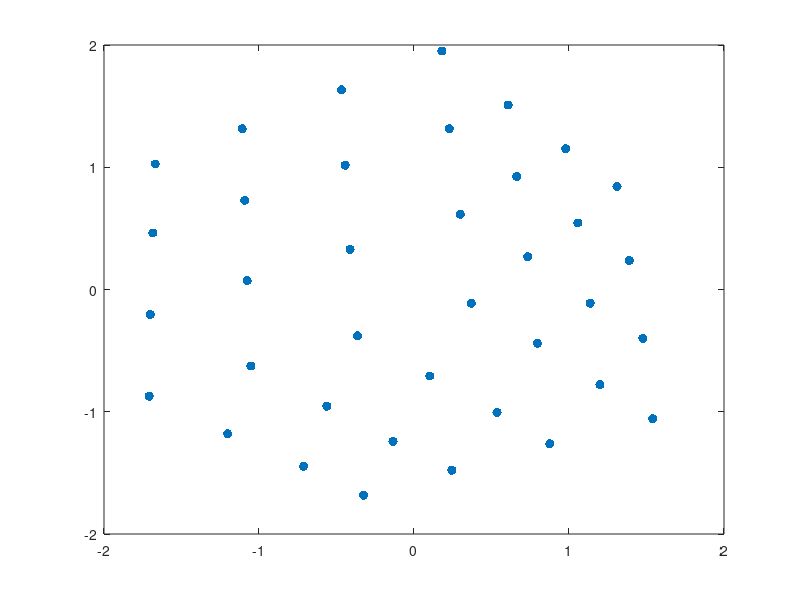
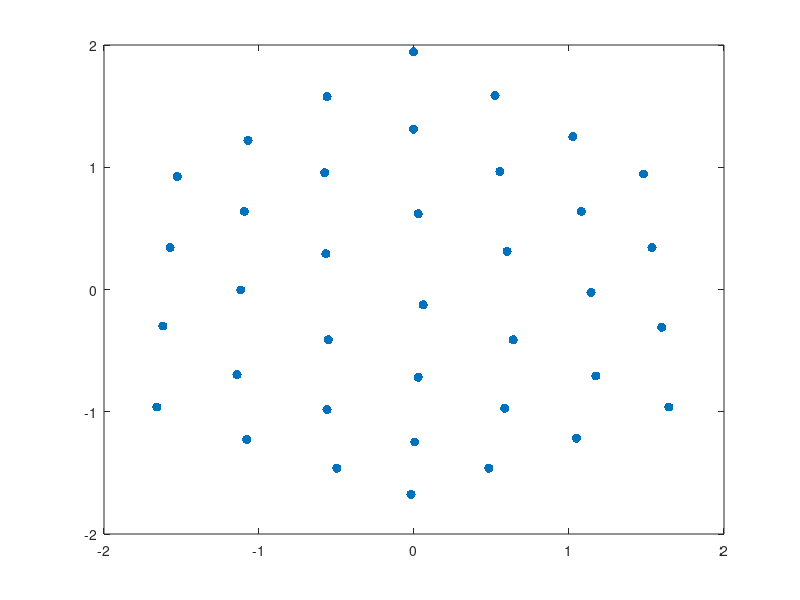

The MATLAB source for these figures, in order: (Note: this script raises an error after producing the figures.)
clear
close all;
load('compEx3data.mat');

std1 = std (x {1 }(1:2 ,:) ,0 ,2);

s1 = (std1(1) + std1(end))/2;
s1 = 1 /s1;

x1mean = mean (x {1 }(1:2 ,:) ,2);
x2mean = mean (x {2 }(1:2 ,:) ,2);

std2 = std (x {2 }(1:2 ,:) ,0 ,2);

s2 = (std2(1) + std2(end))/2;
s2 = 1 /s2;



N1 = [s1, 0, -s1*x1mean(1); 0 s1 -s1*x1mean(2); 0 0 1];
N2 = [s2, 0, -s2(1)*x2mean(1); 0 s2 -s2*x2mean(2); 0 0 1];





X = [Xmodel; ones(1,37)];






x1 = N1 * x{1};
x2 = N2 * x{2};




figure;
plot (x1 (1 ,:) , x1 (2 ,:) , '. ', 'Markersize' ,20)
figure;
plot (x2 (1 ,:) , x2 (2 ,:) , '. ', 'Markersize' ,20)



P1 = dltsolve(X, x1);
P1 = N1\P1;
if any(P1(:,3)<0)
    P1 = - P1;
end
x1 = P1 * X;
x1 = pflat(x1);


P2 = dltsolve(X, x2);
P2 = N2\P2;
%If the camera is turned the wrong way
if any(P2(:,3)<0)
    P2 = - P2;
end
x2 = P2 * X;
x2 = pflat(x2);



figure; 


im = imread ('cube1.jpg');   
hold on;
imagesc ( im );


plot (x1(1 ,:) , x1 (2 ,:),'. ', 'Markersize' ,20);
hold off;

figure;
im2 = imread ('cube2.jpg');
hold on;
imagesc ( im2 );
plot (x2 (1 ,:) , x2 (2 ,:) , '. ' , 'MarkerSize', 20)

P1*X

figure;
hold on;
plot3([Xmodel(1,startind);Xmodel(1,endind)],...
[Xmodel(2,startind);Xmodel(2,endind)],...
[Xmodel(3,startind);Xmodel(3,endind)] , 'b -' );
P1pos = pflat(null(P1));
p1dir=P1(3 ,1:3)/norm( P1(3 ,1:3));

P2pos = pflat(null(P2));
p2dir=P2(3 ,1:3)/norm( P2(3 ,1:3));


plot3 (P1pos (1 ,:) ,P1pos (2 ,:) , P1pos (3 ,:) , '. ', 'Markersize',20);
quiver3 (P1pos(1) , P1pos(2) , P1pos(3) , p1dir(1) , p1dir(2) , p1dir(3) , 5);
plot3 (P2pos (1 ,:) ,P2pos (2 ,:) , P2pos (3 ,:) , '. ', 'Markersize',20);

quiver3 (P2pos(1) , P2pos(2) , P2pos(3) , p2dir(1) , p2dir(2) , p2dir(3) , 5); 



hold off;

P1inner = rq(P1);
P2inner = rq(P2);
%Gives the inner parameters
P1inner = P1inner./P1inner(3, 3)
P2inner = P2inner./P2inner(3, 3)



